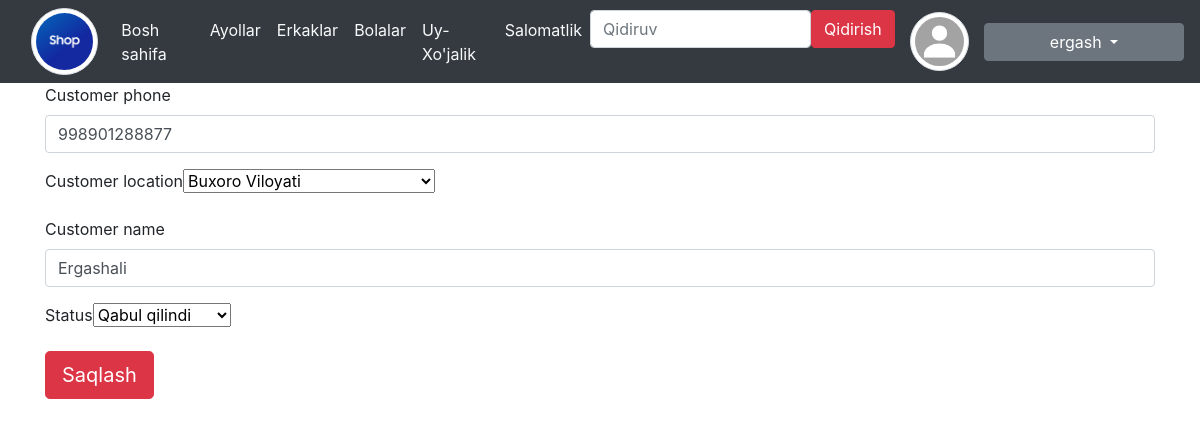
The page /order/edit/6/ (signed in) on the database as committed earlier.
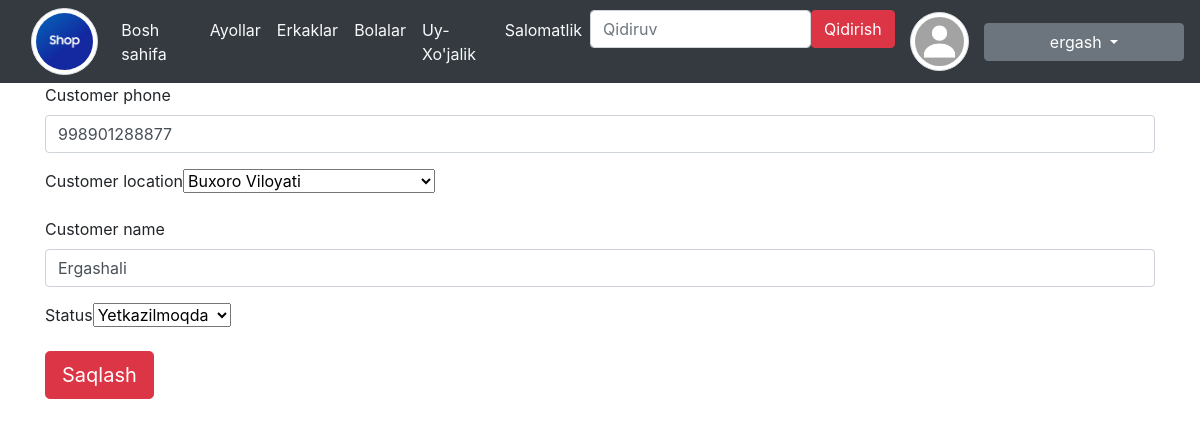
The same page on the database as committed later.
### orders/models.py (models this page shows)
class Order(models.Model):
    product = models.CharField(max_length=200)
    status = models.CharField(max_length=200, choices=StatusChoices, default="Qabul qilindi")
    customer_name = models.CharField(max_length=200)
    customer_phone = models.IntegerField(max_length=200)
    customer_location = models.CharField(max_length=200, choices=Location_choices)

### orders/views.py (the view)
# urls.py: path('order/edit/<int:pk>/', EditOrder, name='edit_order'),
def EditOrder(request, pk):
    order = get_object_or_404(Order, pk=pk)
    if request.method == 'POST':
        form = EditOrderForm(request.POST, instance=order)
        if form.is_valid():
            form.save()
            return redirect('home')
    else:
        form = EditOrderForm(instance=order)
    return render(request, 'admin/edit_order.html', {'form': form, 'order': order})

### orders/forms.py
class EditOrderForm(forms.ModelForm):
    class Meta:
        model = Order
        fields = ['customer_phone','customer_location','customer_name','status']

### templates/admin/edit_order.html (shortened to what this page needs)
{% extends 'base.html' %}
{% load django_bootstrap5 %}
{% block content %}
  <form method="post">
    {% bootstrap_form form %}
    <button type="submit" class="btn btn-danger btn-lg">Saqlash</button>
  </form>
{% endblock content %}

Rows that differ between the two databases and show on the page:
changed Order "Buxoro Viloyati": status "Qabul qilindi" → "Yetkazilmoqda"
